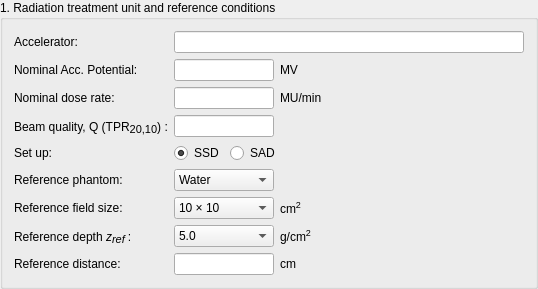
          <widget class="QGroupBox" name="sectionOneGB">
           <property name="enabled">
            <bool>true</bool>
           </property>
           <property name="sizePolicy">
            <sizepolicy hsizetype="Preferred" vsizetype="Fixed">
             <horstretch>0</horstretch>
             <verstretch>0</verstretch>
            </sizepolicy>
           </property>
           <property name="minimumSize">
            <size>
             <width>0</width>
             <height>0</height>
            </size>
           </property>
           <property name="maximumSize">
            <size>
             <width>16777215</width>
             <height>16777215</height>
            </size>
           </property>
           <property name="autoFillBackground">
            <bool>false</bool>
           </property>
           <property name="title">
            <string>1. Radiation treatment unit and reference conditions </string>
           </property>
           <property name="flat">
            <bool>false</bool>
           </property>
           <layout class="QVBoxLayout" name="verticalLayout_2">
            <item>
             <layout class="QFormLayout" name="sectionOneFL">
              <property name="sizeConstraint">
               <enum>QLayout::SetDefaultConstraint</enum>
              </property>
              <property name="fieldGrowthPolicy">
               <enum>QFormLayout::ExpandingFieldsGrow</enum>
              </property>
              <property name="rowWrapPolicy">
               <enum>QFormLayout::WrapLongRows</enum>
              </property>
              <item row="0" column="0">
               <widget class="QLabel" name="linacNameLabel">
                <property name="text">
                 <string>Accelerator:</string>
                </property>
               </widget>
              </item>
              <item row="0" column="1">
               <widget class="QLineEdit" name="linacNameLE">
                <property name="sizePolicy">
                 <sizepolicy hsizetype="Fixed" vsizetype="Fixed">
                  <horstretch>0</horstretch>
                  <verstretch>0</verstretch>
                 </sizepolicy>
                </property>
                <property name="minimumSize">
                 <size>
                  <width>350</width>
                  <height>0</height>
                 </size>
                </property>
                <property name="clearButtonEnabled">
                 <bool>true</bool>
                </property>
               </widget>
              </item>
              <item row="1" column="0">
               <widget class="QLabel" name="nomAccPotLabel">
                <property name="text">
                 <string>Nominal Acc. Potential:</string>
                </property>
               </widget>
              </item>
              <item row="1" column="1">
               <layout class="QHBoxLayout" name="nomAccPotHL">
                <item>
                 <widget class="QLineEdit" name="nomAccPotLE">
                  <property name="sizePolicy">
                   <sizepolicy hsizetype="Minimum" vsizetype="Fixed">
                    <horstretch>0</horstretch>
                    <verstretch>0</verstretch>
                   </sizepolicy>
                  </property>
                  <property name="minimumSize">
                   <size>
                    <width>0</width>
                    <height>0</height>
                   </size>
                  </property>
                  <property name="maximumSize">
                   <size>
                    <width>100</width>
                    <height>16777215</height>
                   </size>
                  </property>
                  <property name="mouseTracking">
                   <bool>false</bool>
                  </property>
                  <property name="focusPolicy">
                   <enum>Qt::ClickFocus</enum>
                  </property>
                  <property name="cursorPosition">
                   <number>0</number>
                  </property>
                  <property name="alignment">
                   <set>Qt::AlignLeading|Qt::AlignLeft|Qt::AlignVCenter</set>
                  </property>
                  <property name="readOnly">
                   <bool>false</bool>
                  </property>
                  <property name="clearButtonEnabled">
                   <bool>false</bool>
                  </property>
                 </widget>
                </item>
                <item>
                 <widget class="QLabel" name="nomAccPotUnit">
                  <property name="sizePolicy">
                   <sizepolicy hsizetype="Fixed" vsizetype="Preferred">
                    <horstretch>0</horstretch>
                    <verstretch>0</verstretch>
                   </sizepolicy>
                  </property>
                  <property name="text">
                   <string>MV</string>
                  </property>
                 </widget>
                </item>
               </layout>
              </item>
              <item row="2" column="0">
               <widget class="QLabel" name="nomDoseRateLabel">
                <property name="text">
                 <string>Nominal dose rate:</string>
                </property>
               </widget>
              </item>
              <item row="2" column="1">
               <layout class="QHBoxLayout" name="nomDoseRateHL">
                <item>
                 <widget class="QLineEdit" name="nomDoseRateLE">
                  <property name="sizePolicy">
                   <sizepolicy hsizetype="Fixed" vsizetype="Fixed">
                    <horstretch>0</horstretch>
                    <verstretch>0</verstretch>
                   </sizepolicy>
                  </property>
                  <property name="maximumSize">
                   <size>
                    <width>100</width>
                    <height>16777215</height>
                   </size>
                  </property>
                 </widget>
                </item>
                <item>
                 <widget class="QLabel" name="nomDoseRateUnit">
                  <property name="text">
                   <string>MU/min</string>
                  </property>
                 </widget>
                </item>
               </layout>
              </item>
              <item row="3" column="0">
               <widget class="QLabel" name="beamQualityLabel">
                <property name="text">
                 <string>&lt;html&gt;&lt;head/&gt;&lt;body&gt;&lt;p&gt;Beam quality, Q (TPR&lt;span style=&quot; font-size:12pt; vertical-align:sub;&quot;&gt;20,10&lt;/span&gt;) :&lt;/p&gt;&lt;/body&gt;&lt;/html&gt;</string>
                </property>
               </widget>
              </item>
              <item row="3" column="1">
               <widget class="QLineEdit" name="beamQualityLE">
                <property name="minimumSize">
                 <size>
                  <width>0</width>
                  <height>0</height>
                 </size>
                </property>
                <property name="maximumSize">
                 <size>
                  <width>100</width>
                  <height>16777215</height>
                 </size>
                </property>
               </widget>
              </item>
              <item row="4" column="0">
               <widget class="QLabel" name="calibSetupLabel">
                <property name="text">
                 <string>Set up:</string>
                </property>
               </widget>
              </item>
              <item row="4" column="1">
               <layout class="QHBoxLayout" name="calSetupHL">
                <item>
                 <widget class="QRadioButton" name="ssdRadioButton">
                  <property name="text">
                   <string>SSD</string>
                  </property>
                  <property name="checked">
                   <bool>true</bool>
                  </property>
                  <property name="autoExclusive">
                   <bool>true</bool>
                  </property>
                  <attribute name="buttonGroup">
                   <string notr="true">calibSetupGroup</string>
                  </attribute>
                 </widget>
                </item>
                <item>
                 <widget class="QRadioButton" name="sadRadioButton">
                  <property name="text">
                   <string>SAD</string>
                  </property>
                  <attribute name="buttonGroup">
                   <string notr="true">calibSetupGroup</string>
                  </attribute>
                 </widget>
                </item>
               </layout>
              </item>
              <item row="5" column="0">
               <widget class="QLabel" name="refPhantomLabel">
                <property name="text">
                 <string>Reference phantom:</string>
                </property>
               </widget>
              </item>
              <item row="5" column="1">
               <widget class="QComboBox" name="refPhantomComboB">
                <property name="minimumSize">
                 <size>
                  <width>100</width>
                  <height>0</height>
                 </size>
                </property>
                <item>
                 <property name="text">
                  <string>Water</string>
                 </property>
                </item>
               </widget>
              </item>
              <item row="6" column="0">
               <widget class="QLabel" name="refFieldSizeLabel">
                <property name="text">
                 <string>Reference field size:</string>
                </property>
               </widget>
              </item>
              <item row="6" column="1">
               <layout class="QHBoxLayout" name="refFieldSizeHL">
                <item>
                 <widget class="QComboBox" name="reffieldSizeComboB">
                  <property name="sizePolicy">
                   <sizepolicy hsizetype="Fixed" vsizetype="Fixed">
                    <horstretch>0</horstretch>
                    <verstretch>0</verstretch>
                   </sizepolicy>
                  </property>
                  <property name="minimumSize">
                   <size>
                    <width>100</width>
                    <height>0</height>
                   </size>
                  </property>
                  <property name="maximumSize">
                   <size>
                    <width>100</width>
                    <height>16777215</height>
                   </size>
                  </property>
                  <item>
                   <property name="text">
                    <string>10 × 10</string>
                   </property>
                  </item>
                 </widget>
                </item>
                <item>
                 <widget class="QLabel" name="fieldSizeUnit">
                  <property name="text">
                   <string>&lt;html&gt;&lt;head/&gt;&lt;body&gt;&lt;p&gt;cm&lt;span style=&quot; font-size:11pt; vertical-align:super;&quot;&gt;2&lt;/span&gt;&lt;/p&gt;&lt;/body&gt;&lt;/html&gt;</string>
                  </property>
                 </widget>
                </item>
               </layout>
              </item>
              <item row="7" column="0">
               <widget class="QLabel" name="refDepthLabel">
                <property name="text">
                 <string>&lt;html&gt;&lt;head/&gt;&lt;body&gt;&lt;p&gt;Reference depth &lt;span style=&quot; font-style:italic;&quot;&gt;z&lt;/span&gt;&lt;span style=&quot; font-size:12pt; font-style:italic; vertical-align:sub;&quot;&gt;ref  &lt;/span&gt;:&lt;/p&gt;&lt;/body&gt;&lt;/html&gt;</string>
                </property>
               </widget>
              </item>
              <item row="7" column="1">
               <layout class="QHBoxLayout" name="refDepthHL">
                <item>
                 <widget class="QComboBox" name="refDepthComboB">
                  <property name="sizePolicy">
                   <sizepolicy hsizetype="Fixed" vsizetype="Fixed">
                    <horstretch>0</horstretch>
                    <verstretch>0</verstretch>
                   </sizepolicy>
                  </property>
                  <property name="minimumSize">
                   <size>
                    <width>100</width>
                    <height>0</height>
                   </size>
                  </property>
                  <item>
                   <property name="text">
                    <string>5.0</string>
                   </property>
                  </item>
                  <item>
                   <property name="text">
                    <string>10.0</string>
                   </property>
                  </item>
                 </widget>
                </item>
                <item>
                 <widget class="QLabel" name="refDepthUnit">
                  <property name="text">
                   <string>&lt;html&gt;&lt;head/&gt;&lt;body&gt;&lt;p&gt;g/cm&lt;span style=&quot; font-size:11pt; vertical-align:super;&quot;&gt;2&lt;/span&gt;&lt;/p&gt;&lt;/body&gt;&lt;/html&gt;</string>
                  </property>
                 </widget>
                </item>
               </layout>
              </item>
              <item row="8" column="0">
               <widget class="QLabel" name="refDistanceLabel">
                <property name="text">
                 <string>Reference distance:</string>
                </property>
               </widget>
              </item>
              <item row="8" column="1">
               <layout class="QHBoxLayout" name="refDistanceHL">
                <item>
                 <widget class="QLineEdit" name="refDistanceLE">
                  <property name="sizePolicy">
                   <sizepolicy hsizetype="Fixed" vsizetype="Fixed">
                    <horstretch>0</horstretch>
                    <verstretch>0</verstretch>
                   </sizepolicy>
                  </property>
                  <property name="minimumSize">
                   <size>
                    <width>100</width>
                    <height>0</height>
                   </size>
                  </property>
                  <property name="maximumSize">
                   <size>
                    <width>100</width>
                    <height>16777215</height>
                   </size>
                  </property>
                  <property name="inputMethodHints">
                   <set>Qt::ImhDigitsOnly</set>
                  </property>
                 </widget>
                </item>
                <item>
                 <widget class="QLabel" name="refDistanceUnit">
                  <property name="text">
                   <string>cm</string>
                  </property>
                 </widget>
                </item>
               </layout>
              </item>
             </layout>
            </item>
           </layout>
          </widget>
